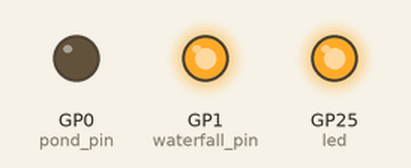
Bench run of a program on a simulated Raspberry Pi Pico running MicroPython. Shown: output pins drawn as LEDs (lit = HIGH). WiFi joins after 1.5 s; what the program prints to the serial console is not drawn.

Above: at 2.5 s.
At 3.5 s:
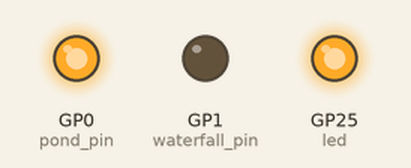
At 6.5 s:
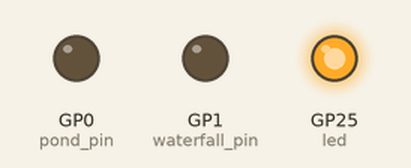
Timing chart, 0 to 7.2 s (numbered marks = the images above):
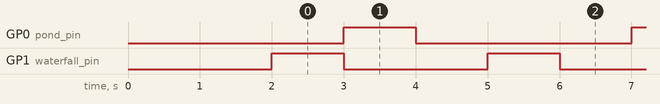

Measured:
- by itself, GP0 (pond_pin): alternates HIGH for 1.0 s and LOW for 3.0 s
- by itself, GP1 (waterfall_pin): alternates HIGH for 1.0 s and LOW for 2.0 s
- by itself, everything shown: repeats every 12.0 s, in 14 steps

The program:

run.py
```python
from web_server import *
from pump_control import *

led.off()
start_timers()
try:
    ip = connect()
    connection = open_socket(ip)
    led.on()
    serve(connection)
except KeyboardInterrupt:
    led.off()
    connection.close()
    print('Connection was closed')
    machine.reset()
```

web_server.py
```python
import network
import socket
from time import sleep
from pump_control import *
import machine

ssid = "Wifi Things"
password = "toekanbakkiethembakikker"

def webpage():
    file = open('./site.html')
    site = file.read()
    file.close()
    return str(site)

def connect():
    #Connect to WLAN
    wlan = network.WLAN(network.STA_IF)
    wlan.active(True)
    wlan.connect(ssid, password)
    while wlan.isconnected() == False:
        print('Waiting for connection...')
        sleep(1)
    ip = wlan.ifconfig()[0]
    print(f'Connected on {ip}')
    return ip

def open_socket(ip):
    # Open a socket
    address = (ip, 80)
    connection = socket.socket()
    connection.bind(address)
    connection.listen(1)
    return connection

def serve(connection):
    # Start a web server
    while True:
        client = connection.accept()[0]
        request = client.recv(1024)
        request = str(request)
        #print (request)
        try:
            request = request.split()[1]
        except IndexError:
            pass
        if request.find('slider') > -1:
            slider_val = request.split('?')[1]
            print (slider_val)
        html = webpage()
        client.send('HTTP/1.0 200 OK\r\nContent-type: text/html\r\n\r\n')
        client.send(html)
        client.close()
```

pump_control.py
```python
from machine import Pin, Timer

led = Pin("LED", Pin.OUT)
pond_pin = Pin(0, Pin.OUT)
waterfall_pin = Pin(1, Pin.OUT)
pond_wait_timer = Timer()
pond_fill_timer = Timer()
waterfall_wait_timer = Timer()
waterfall_purge_timer = Timer()

# Configuration variables
pond_wait_seconds = 3
pond_fill_seconds = 1
pond_purge_repeat = 2
waterfall_wait_seconds = 2
waterfall_purge_seconds = 1

# Runtime variables
pond_wait_millis = 999
pond_fill_millis = 999
waterfall_wait_millis = 999
waterfall_purge_millis = 999

def calculate_periods():
    global pond_wait_millis, pond_fill_millis, waterfall_wait_millis, waterfall_purge_millis
    pond_wait_millis = int(pond_wait_seconds * 1000)
    pond_fill_millis = int(pond_fill_seconds * 1000)
    waterfall_wait_millis = int(waterfall_wait_seconds * 1000)
    waterfall_purge_millis = int(waterfall_purge_seconds * 1000)

def pond_wait(pond_fill_timer):
    pond_pin.off()
    #print('pond off')
    pond_wait_timer.init(period=int(pond_wait_millis), mode=Timer.ONE_SHOT, callback=pond_fill)

def pond_fill(pond_wait_timer):
    #print('pond on')
    pond_pin.on()
    pond_fill_timer.init(period=pond_fill_millis, mode=Timer.ONE_SHOT, callback=pond_wait)

def set_pond_wait(seconds):
    pond_wait_seconds = seconds
    restart_timers()

def set_pond_fill(seconds):
    pond_fill_seconds = seconds
    restart_timers()

def waterfall_wait(pond_purge_timer):
    #print('waterfall off')
    waterfall_pin.off()
    waterfall_wait_timer.init(period=waterfall_wait_millis, mode=Timer.ONE_SHOT, callback=waterfall_purge)

def waterfall_purge(pond_wait_timer):
    #print('waterfall on')
    waterfall_pin.on()
    waterfall_purge_timer.init(period=waterfall_purge_millis, mode=Timer.ONE_SHOT, callback=waterfall_wait)

def set_waterfall_wait(seconds):
    waterfall_wait_seconds = seconds
    restart_timers()

def set_waterfall_purge(seconds):
    waterfall_purge_seconds = seconds
    restart_timers()

def start_timers():
    global pond_fill_timer, waterfall_purge_timer
    calculate_periods()
    pond_wait(pond_fill_timer)
    waterfall_wait(waterfall_purge_timer)

def stop_timers():
    pond_wait_timer.deinit()
    pond_fill_timer.deinit()
    waterfall_wait_timer.deinit()
    waterfall_purge_timer.deinit()

def restart_timers():
    stop_timers()
    start_timers()

#start_timers(pond_fill_timer, waterfall_purge_timer)
```
